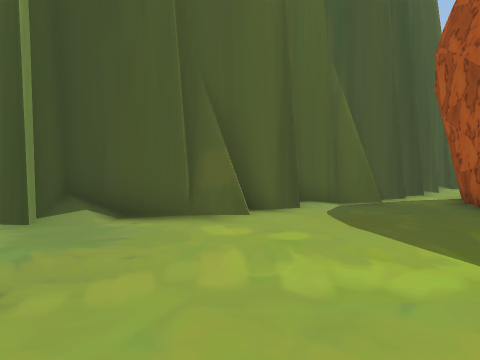
View 1 (above)

16 first-person views from a walk through a scene from a Unity 3-D project. The camera is 1.5 m above the floor, tilts 2° down and sees 70° across. The floor is counted in squares, 2 m on a side. Each view is taken from the middle of a square. On the plan, view 1 faces up. The plan holds only what a view shows up to about 11 squares ahead; the rest is blank. The place goes on beyond the plan. The player is left out. Some animated figures are not drawn. Some surface patterns are stand-ins.

View 2
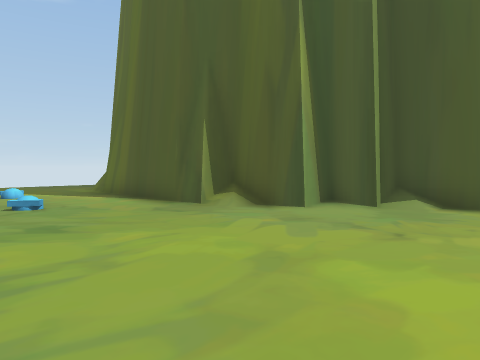

View 3
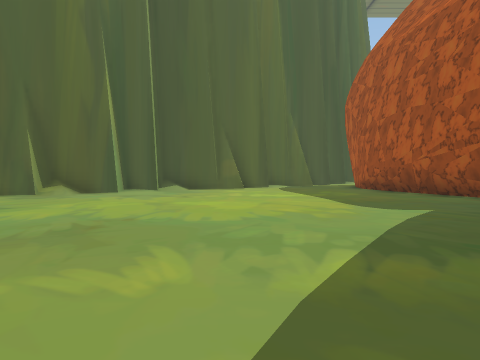

View 4
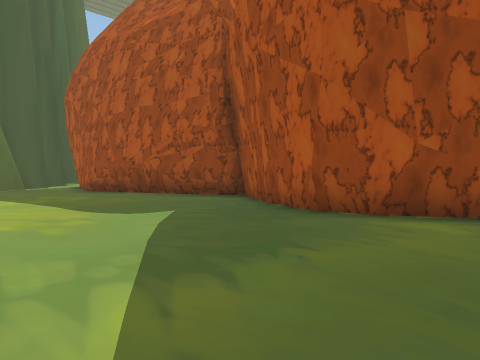

View 5
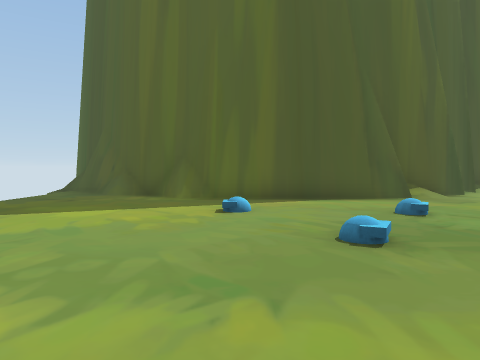

View 6
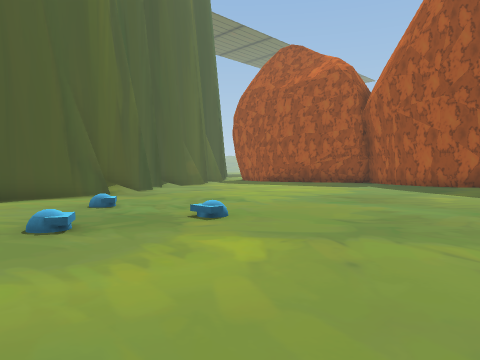

View 7
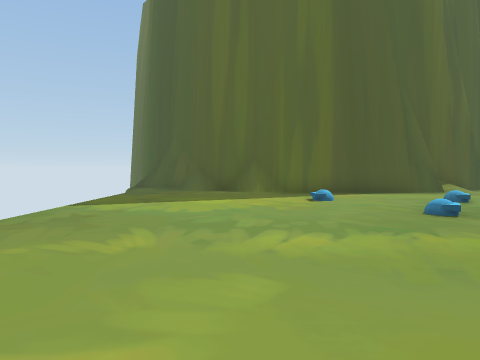

View 8
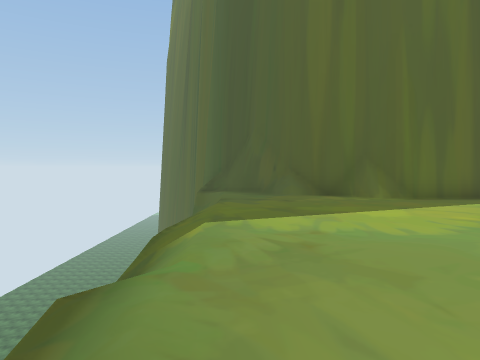

View 9
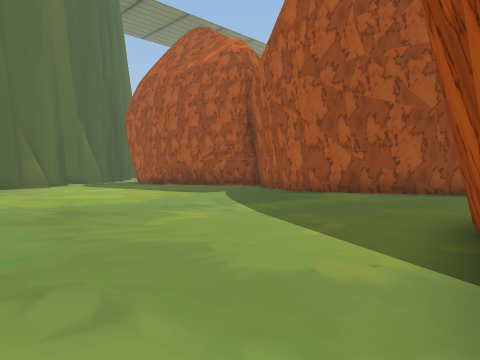

View 10
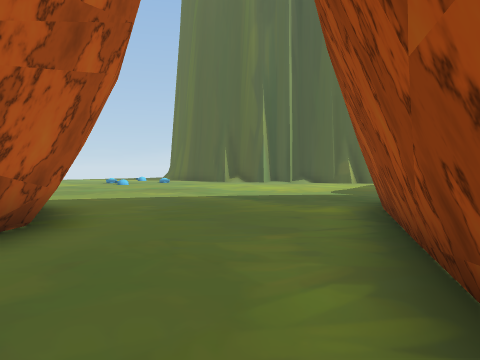

View 11
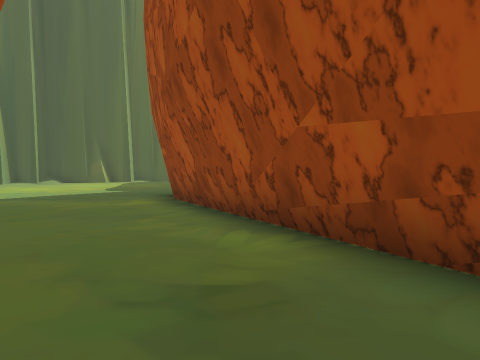

View 12
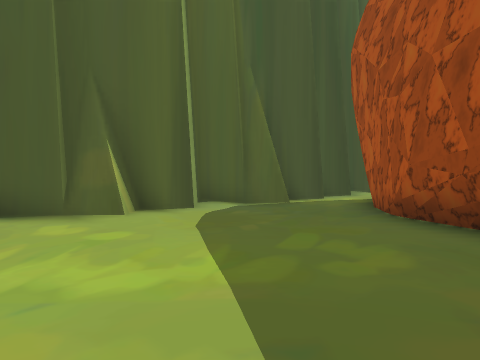

View 13
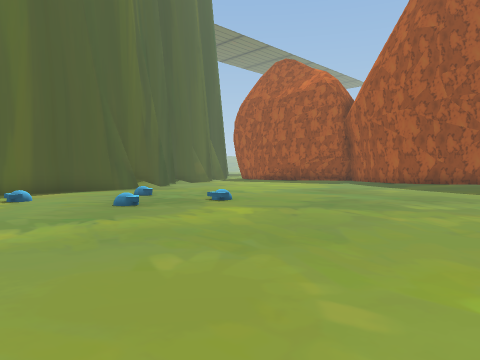

View 14
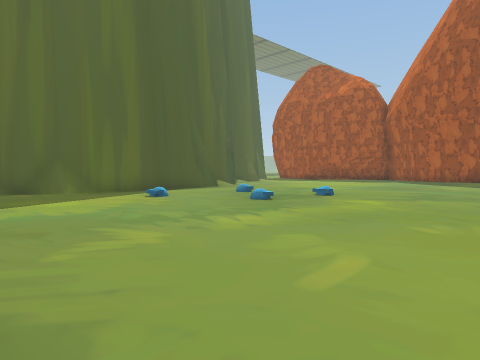

View 15
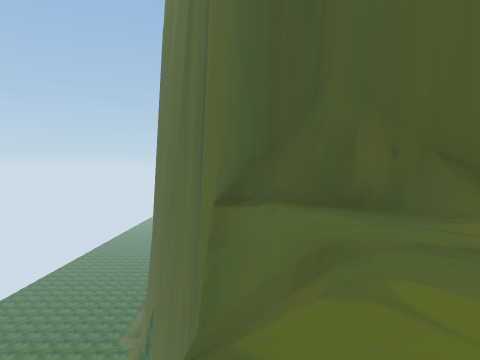

View 16
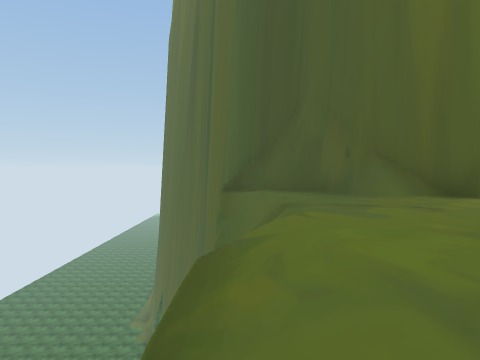

### Floor plan
Key: @ floor where view 1 was taken; # wall or solid block; . main floor; : floor 0.5 m higher than the main floor; / step, stairs or slope; = window, fence, low wall or low ledge; v drop or lower ground.
Columns run from 17 left of view 1 to 8 right of it. Each row starts with its distance up from view 1.
 10 #                    ##.
  9 ##                  ##..
  8 v#                ###.#
  7  #               ##...#
  6  ##           ####....#
  5   ###        ##/......#
  4  v.=##     ###........#
  3  /...#######/.........##
  2  /.....................#
  1  /.....................##
  0  /.....:.........@.....#
 -1  /.....................#
 -2  /....................##
 -3  /....................##
 -4  /....................##
 -5  v.....................#
 -6   .....................##
 -7   ......................##
 -8   ...............####....#
 -9      ....    .  ##  ##...#
-10                       ....
-11                        ...
-12                         .

Positions as (right, up) in squares from view 1, and headings:
1: (0, 0), facing up
2: (0, -2), facing up-left
3: (0, -7), facing up
4: (0, -6), facing up-right
5: (-10, -6), facing up
6: (-10, -7), facing up-right
7: (-12, -8), facing up
8: (-15, -6), facing up
9: (-4, -9), facing up-right
10: (8, -10), facing up-left
11: (7, -12), facing up
12: (2, 0), facing up
13: (-12, -9), facing up-right
14: (-15, -8), facing up-right
15: (-16, 0), facing up
16: (-16, -2), facing up
